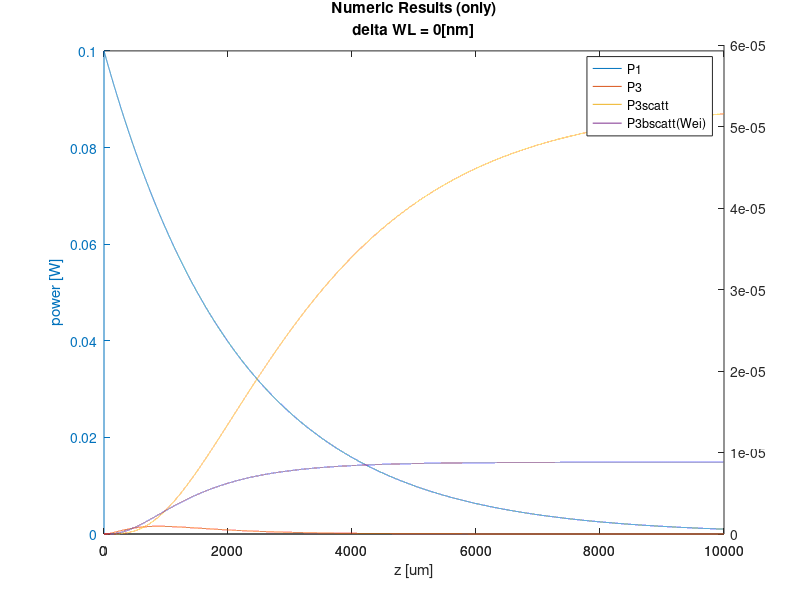
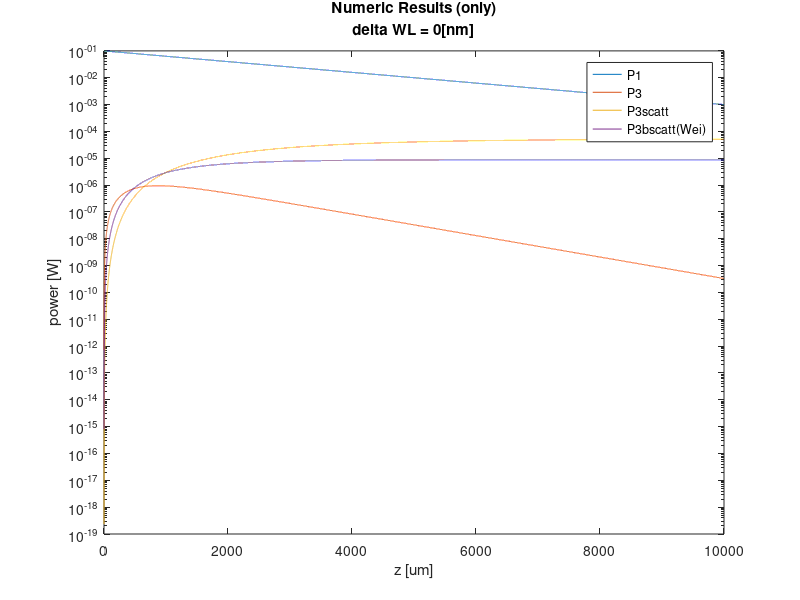
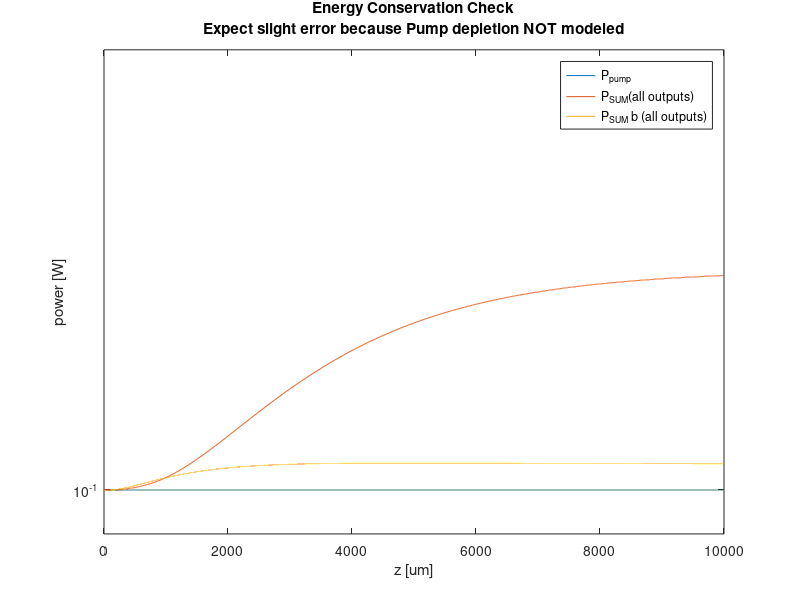

The MATLAB source for these figures, in order:
function calc_numeric_zerolinewidth_TEST()

    %define inputs
        c.c0                        = 3e8; %[m/s]
        c.eps0                      = 8.85E-12;  %[C/(V.m)]
        c.dz_um                     = 0.25;         %[um]  stepsize for numeric integration 
        
        modn.dispersion_slope_diff  = 0.009;
        modn.name                   = '20 dB/cm';
        modn.Pp                     = 0.100000000000000;
        modn.linewidth_nm           = 1.000000000000000e-05;
        modn.d_xx                   = 4.700000000000000;
        modn.lam1                   = 450;
        modn.n1                     = 2.150000000000000;
        modn.n2                     = 2.600000000000000;
        modn.overlap_frac           = 0.030000000000000;
        modn.x_waveguide_um         = 0.336500000000000;
        modn.y_waveguide_um         = 0.381000000000000;
        modn.dispersion_slope_diff  = 0.008950439850000;
        
        modn.L_waveguide_um         = 10000;
        modn.Loss_pump_dBcm         =  20;
        modn.Loss_SH_dBcm           = 200;
        
        modn.Pump_Detune_nm         = 0;
        modn.lam2                   = 225;
        modn.w_1                    = 1.948274513854135e+15;
        modn.w_2                    = 3.222146311374147e+15;
        modn.prefactor              = 1.597198607427036e-07;
        modn.A_waveguide_um2        = 0.128206500000000;
        modn.g                      = 3.348464462025136e-05;

    %call and test function
        delta_lam_linewidth_nm = 0;  %Offset from Center of Linewidth (modn.linewidth_nm/2) * 2
        modn = calc_numeric_zerolinewidth(c,modn,delta_lam_linewidth_nm);

end


function  modn = calc_numeric_zerolinewidth(c,modn,delta_lam_linewidth_nm)

       %run NUMERIC Integation  ..................................
        
        %parameters define:
        delta_lam = modn.Pump_Detune_nm + delta_lam_linewidth_nm;     %this is delta from ideal PhaseMatch WL.  it is sum of:
                                                                 % Detuning (Center of Pump Line) +  Offset from Center of Linewidth (modn.linewidth_nm/2) * 2;
        delta_n     = delta_lam * modn.dispersion_slope_diff;    %unitless
        delta_k_cm  = 4*pi/(modn.lam1*1e-7) * delta_n;           %[cm^-1]
        modn.alpha0_cm = modn.Loss_pump_dBcm / 4.3429;           % pump: alpha[cm-1] =  [dB/cm] * (ln(10)/10) = [dB/cm]/4.34
        modn.alpha3_cm = modn.Loss_SH_dBcm / 4.3429;             % SH: alpha[cm-1]   =  [dB/cm] * (ln(10)/10  = [dB/cm]/4.34
        dk_um      = delta_k_cm     * (1e-4);
        a0_um      = modn.alpha0_cm  * (1e-4); 
        a3_um      = modn.alpha3_cm  * (1e-4); 
        g          = modn.g;

        %numeric integration over 0...L
        dz_um = c.dz_um;                                        %stepsize [um]
        zvec = [0:dz_um:modn.L_waveguide_um]';              
        %initialize
        A1 = zeros(size(zvec));
        A3 = zeros(size(zvec));
        A3scatt = zeros(size(zvec));
        P3b_scatt_z = zeros(size(zvec));
        
        %initial conditions 
        phase1 = 0;  phase3 = 0;
        A1(1) = sqrt(modn.Pp)*exp(i*phase1);                 %units:[W^0.5]
        A3(1) = 0;                                           %[W^0.5]
        A3scatt(1) = 0;                                      %[W^0.5]
        P3b_scatt_z(1) = 0;
        P1b_scatt_z(1) = 0;
        modtmp=modn;
        for kz = 1:length(zvec)-1      

            %diffeq_1:    dA3/dz = -0.5a3*A3  + i*g*A1^2*exp(-i*dk*dz)
            dA3 = ( -0.5*a3_um*A3(kz,1)   +    i * g * abs(A1(kz,1))^2 *exp(-i*dk_um*zvec(kz)) ) * dz_um;
            A3(kz+1,1) = A3(kz,1) + dA3;

            %diffeq_2:    dA1/dz = -0.5a0*A1 ;
            dA1 = -0.5*a0_um*A1(kz,1) * dz_um;
            A1(kz+1,1) = A1(kz,1) + dA1;                                        %units:[W^0.5]

            %diffeq_3:    dA3scatt/dz = +0.5a3*A3*dz;
            dA3scatt = +0.5*a3_um*A3(kz,1) * dz_um;
            A3scatt(kz+1,1) = A3scatt(kz,1) + dA3scatt;                         %units:[W^0.5]
               
            %diffeq_3B:    dP3scatt/dz = (1-exp(a3dz))*P3;
            dP3b_scatt = (1-exp(-a3_um*dz_um))*(A3(kz,1)*conj(A3(kz,1)));       %units[W]
            P3b_scatt_z(kz+1,1) = P3b_scatt_z(kz,1) + dP3b_scatt;               %units[W] 

            %diffeq_1B:    dP1scatt/dz = (1-exp(a1dz))*P1;
            dP1b_scatt = (1-exp(-a0_um*dz_um))*(A1(kz,1)*conj(A1(kz,1)));       %units[W]
            P1b_scatt_z(kz+1,1) = P1b_scatt_z(kz,1) + dP1b_scatt;               %units[W] 
            
        end %Integrate_over_Z
        
        % Amplitude --> Power
        P1z                 = A1.*conj(A1);                                   %[W]
        P3z                 = A3.*conj(A3);                                   %[W]
        P3scatt_z           = A3scatt.*conj(A3scatt);                         %[W]

        %for energy conservation check
        Pp_z                = modn.Pp * ones(size(zvec));   
        Psum_z              = P1z + P3z + P1b_scatt_z + P3scatt_z;            %all outputs (using P3scatt)
        Psum_b_z             = P1z + P3z + P1b_scatt_z + P3b_scatt_z;        %all outputs (using P3b_scatt)
        
        % PLOT: RESULTS
            figure; plotyy(zvec, P1z, zvec, [P3z, P3scatt_z, P3b_scatt_z] ); ylabel('power [W]'); xlabel('z [um]');
            legend('P1','P3','P3scatt','P3bscatt(Wei)');    title({'Numeric Results (only)',['delta WL = ',num2str(delta_lam),'[nm]']});
            figure; semilogy(zvec, [P1z, P3z, P3scatt_z, P3b_scatt_z] ); ylabel('power [W]'); xlabel('z [um]');
            legend('P1','P3','P3scatt','P3bscatt(Wei)');    title({'Numeric Results (only)',['delta WL = ',num2str(delta_lam),'[nm]']});
             
        %energy conservation check -- should never exceed Pp
        figure; semilogy(zvec,[Pp_z,Psum_z,Psum_b_z]); ylabel('power [W]'); xlabel('z [um]');
        legend('P_p_u_m_p','P_S_U_M(all outputs)','P_S_U_M b (all outputs)'); 
        title({'Energy Conservation Check';'Expect slight error because Pump depletion NOT modeled'});
        ylim([0.09999,0.1001])
        
end  %NUMERIC CALC
